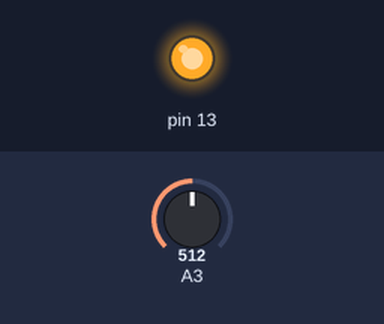
This sketch was run on a simulated Arduino Uno, built with avr-gcc and run on an emulated ATmega328P. Parts: output pins drawn as LEDs (lit = HIGH). Inputs (shaded band) come from the test bench; at power-on: A3 = 512.

Above: at 1.3 s.
1.4 s: A3 set to 496
At 1.8 s:
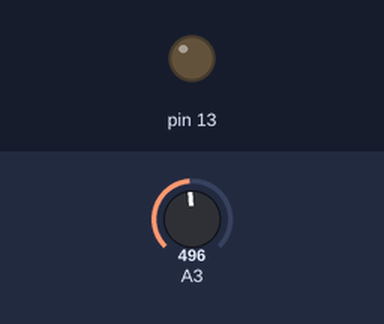
3.0 s: A3 set to 716
At 4.2 s:
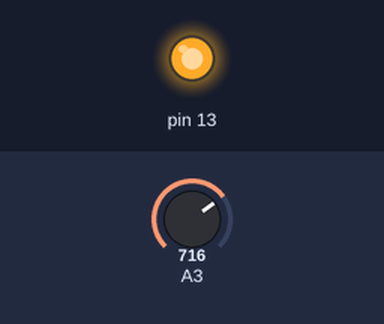
4.5 s: A3 set to 511
At 5.3 s:
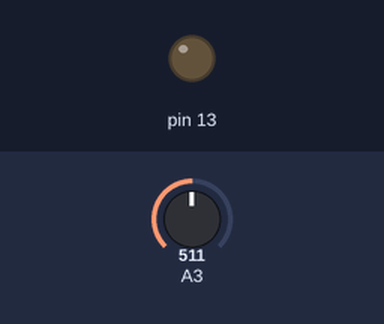
Timing chart, 0 to 7.5 s (numbered marks = the images above; inputs shaded):
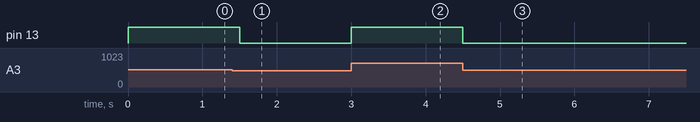

The sketch:

ir_calibrate.ino
```cpp
void setup() {
  Serial.begin(9600);  // Initialize serial communication

  pinMode(16, INPUT);
  pinMode(17, INPUT);
  pinMode(13, OUTPUT);
}

void loop() {

  int value = analogRead(17);
  if (value > 1023/2) {
    digitalWrite(13, HIGH);
  }
  else {
    digitalWrite(13, LOW);
  }
  delay(500);
}
```

Measured:
- the behaviour switches between 512 and 511 on A3 (found by bisection; images 0 and 1)
- after the input at 1.4 s, pin 13: HIGH → LOW after 0.10 s
- after the input at 3.0 s, pin 13: LOW → HIGH at once
- after the input at 4.5 s, pin 13: HIGH → LOW at once
